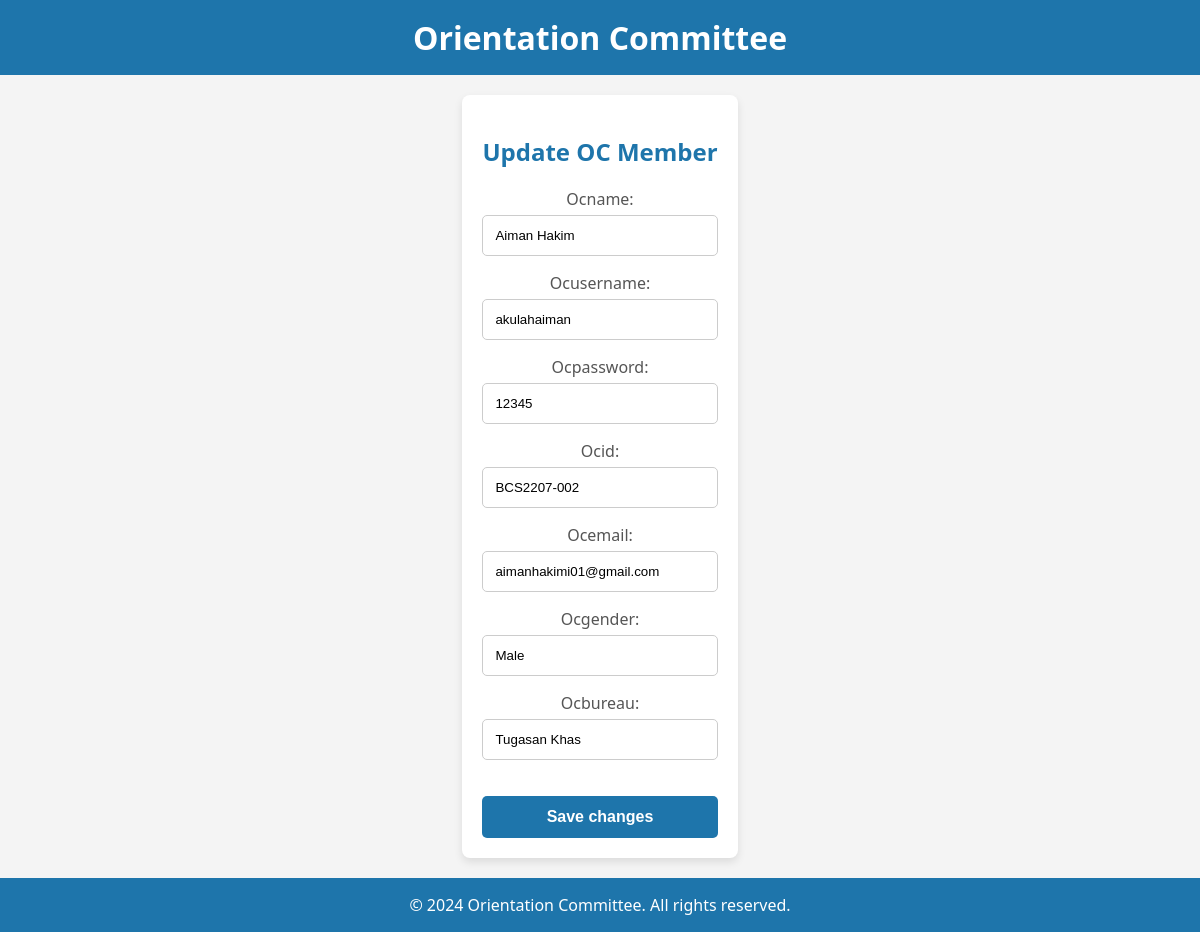
Screenshot of /OC/oc_president_page/update_page/update_oc_list/update_oc/1/ with the database file from the repository.
### RecruitmentSystem/models.py (models this page shows, shortened)
class OCData(models.Model):
    ocname = models.CharField(max_length=100)
    ocusername = models.CharField(max_length=50)
    ocpassword = models.CharField(max_length=50)
    ocid = models.CharField(max_length=20)
    ocemail = models.EmailField()
    ocgender = models.CharField(max_length=10)
    ocbureau = models.CharField(max_length=100)

### RecruitmentSystem/views.py (the view)
# urls.py: path("oc_president_page/update_page/update_oc_list/update_oc/<int:pk>/", views.update_oc, name="update_oc"),
def update_oc(request, pk):
    oc = get_object_or_404(OCData, pk=pk)
    if request.method == "POST":
        form = OCDataForm(request.POST, instance=oc)
        if form.is_valid():
            form.save()
            return redirect('update_oc_list')
    else:
        form = OCDataForm(instance=oc)
    return render(request, 'update_oc_form.html', {'form': form})

### RecruitmentSystem/forms.py
class OCDataForm(forms.ModelForm):
    class Meta:
        model = OCData
        fields = ['ocname', 'ocusername', 'ocpassword', 'ocid', 'ocemail', 'ocgender', 'ocbureau']

### RecruitmentSystem/templates/update_oc_form.html (shortened to what this page needs)
<!DOCTYPE html>
<html lang="en">
<head>
</head>
<body>
    <header>
        <h1>Orientation Committee</h1>
    </header>
    <div class="content">
        <div class="form-container">
            <h2>Update OC Member</h2>
            <form method="post">
                {{ form.as_p }}
                <button type="submit">Save changes</button>
            </form>
        </div>
    </div>
    <footer>
        <p>&copy; 2024 Orientation Committee. All rights reserved.</p>
    </footer>
</body>
</html>

### RecruitmentSystem/templates/update_oc_form.html (style rules this page uses)
body { font-family: 'Segoe UI', Tahoma, Geneva, Verdana, sans-serif; background-color: #f4f4f4; margin: 0; padding: 0; display: flex; flex-direction: column; min-height: 100vh; }
header { background-color: #1e75ab; color: white; text-align: center; padding: 1em 0; }
footer { background-color: #1e75ab; color: white; text-align: center; padding: 1em 0; margin-top: auto; }
.content { padding: 20px; max-width: 800px; margin: 20px auto; background-color: #fff; border-radius: 8px; box-shadow: 0 4px 8px rgba(0, 0, 0, 0.1); flex: 1; }
header h1, footer p { margin: 0; }
.form-container { text-align: center; }
.form-container h2 { color: #1e75ab; margin-bottom: 20px; }
.form-container label { display: block; margin-top: 10px; color: #555; }
.form-container input[type="text"], .form-container input[type="email"], .form-container input[type="file"], .form-container select { width: 100%; padding: 12px; margin-top: 5px; border: 1px solid #ccc; border-radius: 5px; box-sizing: border-box; }
.form-container button { width: 100%; padding: 12px; background-color: #1e75ab; color: white; border: none; border-radius: 5px; margin-top: 20px; cursor: pointer; font-weight: bold; font-size: 16px; }

### rows the page displays
OCData: ocname "Aiman Hakim", ocusername "akulahaiman", ocpassword "12345", ocid "BCS2207-002", ocemail "aimanhakimi01@gmail.com", ocgender "Male", ocbureau "Tugasan Khas"
